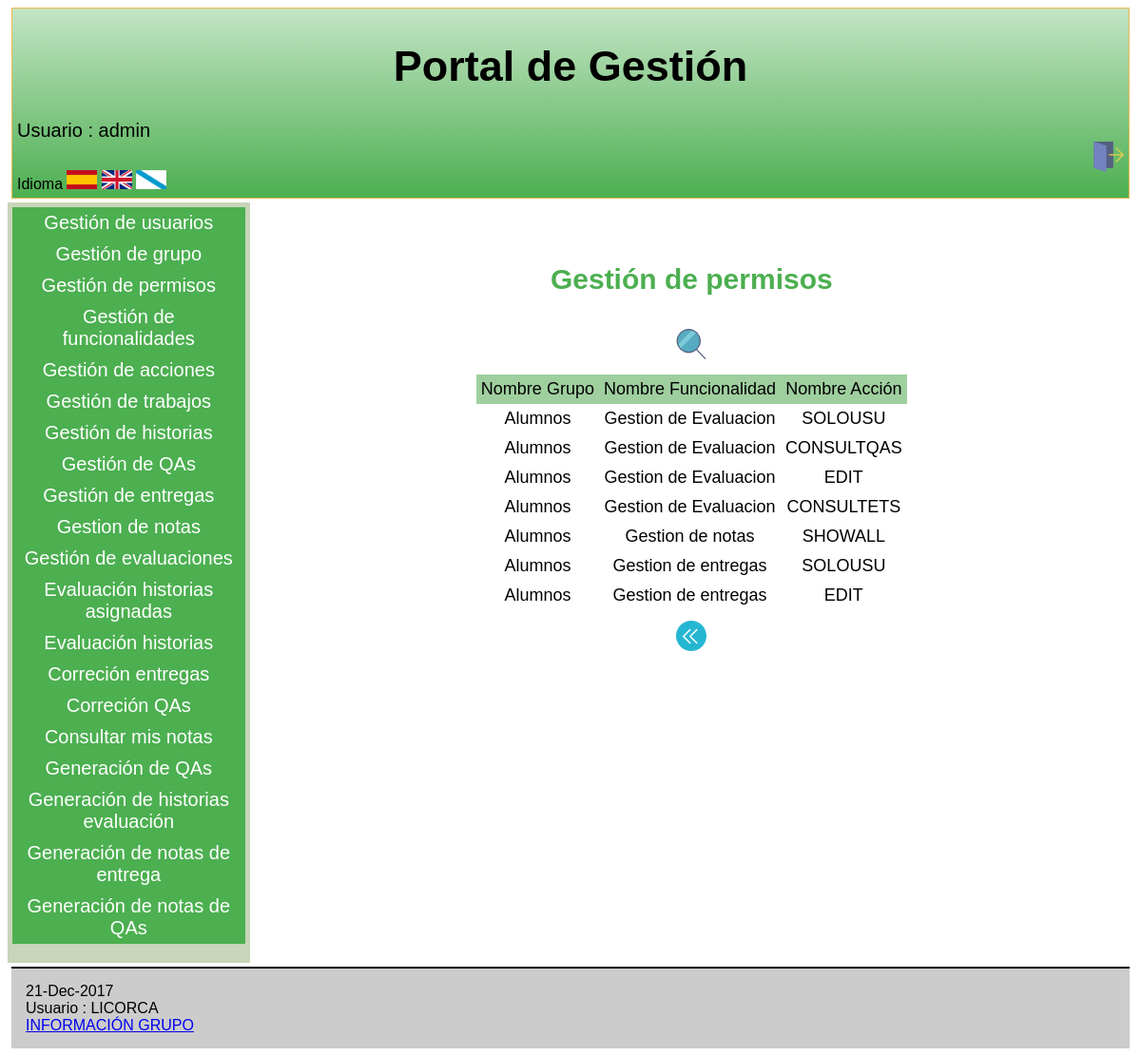
Page /Controllers/PERMISO_CONTROLLER.php (signed in) on the earlier database version.
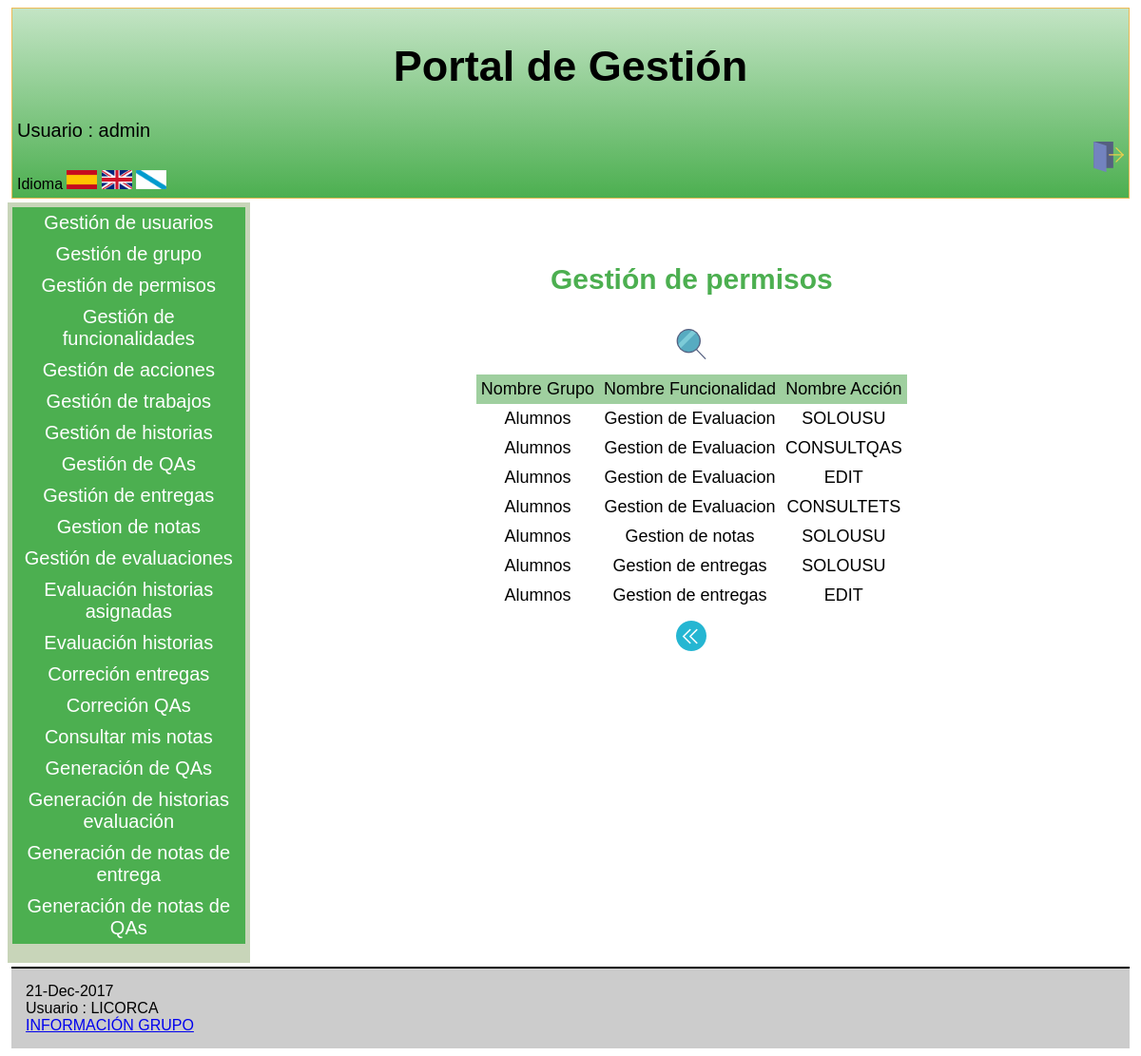
Same page on the later database version.
### tables this page shows
CREATE TABLE `PERMISO` (
  `IdGrupo` varchar(6) NOT NULL,  
  `IdFuncionalidad` varchar(6) NOT NULL,
  `IdAccion` varchar(6) NOT NULL
);

CREATE TABLE `GRUPO` (
  `IdGrupo` varchar(6) NOT NULL,
  `NombreGrupo` varchar(60) NOT NULL,
  `DescripGrupo` varchar(100) NOT NULL
);

CREATE TABLE `FUNCIONALIDAD` (
  `IdFuncionalidad` varchar(6) NOT NULL,
  `NombreFuncionalidad` varchar(60) NOT NULL,
  `DescripFuncionalidad` varchar(100) NOT NULL
);

CREATE TABLE `ACCION` (
  `IdAccion` varchar(6) NOT NULL,
  `NombreAccion` varchar(60) NOT NULL,
  `DescripAccion` varchar(100) NOT NULL
);

### Controllers/PERMISO_CONTROLLER.php (called while the page is built, shortened)
<?php
include '../Functions/Authentication.php';
include '../Models/PERMISO_MODEL.php';
include '../Models/USU_GRUPO_MODEL.php';
include '../Models/FUNCIONALIDAD_MODEL.php';
include '../Views/PERMISO/PERMISO_SHOWALL_View.php';
switch ( $_REQUEST[ 'action' ] ) {
	default:
		$USUARIO = new USU_GRUPO( $_SESSION[ 'login' ], '', '', '', '', '', '', '','');
		$ADMIN = $USUARIO->comprobarAdmin();
		if($ADMIN == true){
			if ( !$_POST ) {
				$PERMISO = new PERMISO_MODEL('', '', '', '','','');
			} else {
				$PERMISO = new PERMISO_MODEL('', '', '', '','','');
			}
			$datos = $PERMISO->SEARCH2();
			$lista = array( 'NombreGrupo','NombreFuncionalidad','NombreAccion');
			$ACL = $USUARIO->comprobarPermisos();
			new PERMISO_SHOWALL( $lista, $datos, $ACL ,true);
	}
}
?>

### Functions/Authentication.php (called while the page is built)
<?php
function IsAuthenticated(){
	if (!isset($_SESSION['login'])){
		return false;
	}
	else{
		return true;
	}
}
?>

### Functions/BdAdmin.php (called while the page is built, shortened)
<?php
function ConectarBD()
	{
	    $mysqli = new mysqli("localhost", "userET3", "passET3", "IUET32017");
		return $mysqli;
	}
?>

### Functions/permisosAcc.php (called while the page is built)
<?php
include_once '../Functions/BdAdmin.php';
include_once '../Models/USU_GRUPO_MODEL.php';
include_once '../Models/PERMISO_MODEL.php';
function permisosAcc( $login, $funcionalidad, $accion ) {
	$ADMIN = new USU_GRUPO( $login, '' );
	if ( !$ADMIN->comprobarAdmin() ) {
		$PERMISO = new PERMISO_MODEL( '', $funcionalidad, $accion,'','','' );
		return $PERMISO->comprobarPermisos( $login );
	} else {
		return true;
	}
}
?>

### Models/USU_GRUPO_MODEL.php (called while the page is built, shortened)
<?php
 include_once '../Functions/BdAdmin.php';
    class USU_GRUPO{
        var $login;
        var $mysqli;
        public function __construct($login, $IdGrupo){
            $this->login = $login;
            $this->mysqli=ConectarBD();
        }
   function comprobarAdmin(){
		$sql = "SELECT * FROM USU_GRUPO WHERE login = '$this->login' && IdGrupo = '00000A'";
		$resultado = $this->mysqli->query($sql);
		if($resultado->num_rows == 0){
			return false;
		}else{
			return true;
		}
   }
    }
?>

### Functions/comprobarAdministrador.php (called while the page is built)
<?php
include_once '../Functions/BdAdmin.php';
include_once '../Models/USU_GRUPO_MODEL.php';
function comprobarAdministrador($login){
	$ADMIN = new USU_GRUPO($login,'');
	return $ADMIN->comprobarAdmin();
}
?>

### Models/PERMISO_MODEL.php (called while the page is built, shortened)
<?php
    class PERMISO_MODEL{
        var $NombreGrupo;
        var $NombreFuncionalidad;
        var $NombreAccion;
        var $mysqli;
        function __construct($IdGrupo, $IdFuncionalidad, $IdAccion, $NombreGrupo, $NombreFuncionalidad, $NombreAccion){
            $this->NombreGrupo = $NombreGrupo;
            $this->NombreFuncionalidad = $NombreFuncionalidad;
            $this->NombreAccion = $NombreAccion;
            include_once '../Functions/BdAdmin.php';
            $this->mysqli=ConectarBD();
        }
function SEARCH2()
{
     $sql = "SELECT P.IdGrupo,G.NombreGrupo,P.IdFuncionalidad,F.NombreFuncionalidad,P.IdAccion,A.NombreAccion
                     FROM PERMISO P,GRUPO G,FUNCIONALIDAD F,FUNC_ACCION FA,ACCION A
                     WHERE (
                            G.IdGrupo = P.IdGrupo &&
                            F.IdFuncionalidad = P.IdFuncionalidad &&
                            A.IdAccion = P.IdAccion &&
                            F.IdFuncionalidad = FA.IdFuncionalidad &&
                            A.IdAccion = FA.IdAccion &&
                            F.NombreFuncionalidad LIKE '%$this->NombreFuncionalidad%' &&
                            A.NombreAccion LIKE '%$this->NombreAccion%' &&
                            G.NombreGrupo LIKE '%$this->NombreGrupo%'
                           )";
    if (!($resultado = $this->mysqli->query($sql))){
        return 'Error en la consulta sobre la base de datos, revise los campos introducidos';
    }
    else{
        return $resultado;
    }
}
    }
?>

### Views/PERMISO/PERMISO_SHOWALL_View.php (the view, shortened to what this page needs)
<?php
class PERMISO_SHOWALL {
	function __construct( $lista, $datos,$PERMISO,$admin) {
		$this->lista = $lista;
		$this->datos = $datos;
		$this->PERMISO = $PERMISO;
		$this->admin = $admin;
		$this->render($this->lista,$this->datos,$this->PERMISO,$this->admin);
	}
	function render($lista,$datos,$PERMISO,$admin){
		$this->datos = $datos;
$SEARCH=false;
	if($admin==true){
			    $SEARCH=true;
	}
	include '../Views/Header.php';
?>
		<div class="seccion">
			<h2>
				<?php echo $strings['Gestión de permisos'];?>
			</h2>
			<table>
				<tr>
<?php
					foreach ( $lista as $atributo ) {
?>
					<th>
						<?php echo $strings[$atributo]?>
					</th>
<?php
					}
?>
				</tr>
<?php
				while ( $fila = mysqli_fetch_array( $this->datos ) ) {
?>
				<tr>
<?php
					foreach ( $lista as $atributo ) {
?>
					<td>
<?php
							echo $fila[ $atributo ];
?>
					</td>
<?php
					}
?>
				</tr>
<?php
				}
?>
			<caption style="margin-bottom:10px;">
					<form action='../Controllers/PERMISO_CONTROLLER.php'>
<?php if($SEARCH==true){  ?>
						<button type="submit" name="action" value="SEARCH"><img src="../Views/icon/buscar.png" alt="BUSCAR" /></button>
<?php } ?>
					</form>
				</caption>
			</table>
			<form action='../Controllers/PERMISO_CONTROLLER.php' method="post">
				<button type="submit"><img src="../Views/icon/atras.png" alt="<?php echo $strings['Atras']?>" /></button>
			</form>
		</div>
<?php
		include '../Views/Footer.php';
		}
		}
?>

### Views/Header.php (shortened to what this page needs)
<?php
	include_once '../Functions/Authentication.php';
?>
<!doctype html>
<html lang="es">
<head>
	<link rel="stylesheet" type="text/css" media="screen" href="../Views/css/estilos.css" hreflang="es">
	<link rel="stylesheet" type="text/css" media="screen" href="../Views/js/tcal/tcal.css" hreflang="es">
</head>
<body>
 <header>
	<p style="text-align:center">
		<h1>
<?php
			echo $strings['Portal de Gestión'];
?>
		</h1>
	</p>
<?php
	if (IsAuthenticated()){
?>
		<p style="font-size:20px; ">
<?php
			echo $strings['Usuario'] . ' : ' . $_SESSION['login'] . '<br>';
?>
			<a href="../Functions/Desconectar.php" style="text-decoration:none"> <img src="../Views/icon/desconexion.png" width="32" height="32" alt="<?php echo $strings['Desconectarse']?>" style="float:right;"></a>
		</p>
<?php
	} else {
			echo $strings['Usuario no identificado'];
?>
		<a href = '../Controllers/Registro_Controller.php' ><img src="../Views/icon/registrarse.png" alt="<?php echo $strings['Registrar']?>" /></a>
<?php
	}
?>
	<form name='idiomform' action="../Functions/CambioIdioma.php" method="post">
		<?php echo $strings['idioma']; ?>
		<button type="submit"  name="idioma" value="SPANISH" ><img src="../Views/icon/banderaEspaña.jpg" alt="<?php echo $strings['Cambiar idioma a español']?>" width="32" height="20" style="display: block;"/></button>
		<button type="submit"  name="idioma" value="ENGLISH" ><img src="../Views/icon/banderaReinoUnido.png" alt="<?php echo $strings['Cambiar idioma a inglés']?>" width="32" height="20" style="display: block;"/></button>
		<button type="submit"  name="idioma" value="GALLEGO" ><img src="../Views/icon/banderaGalicia.png" alt="<?php echo $strings['Cambiar idioma a gallego']?>" width="32" height="20" style="display: block;"/></button>
	</form>
</header>
<div id = 'main'>
<?php
		include '../Views/admin_menuLateral.php';
?>
<article>

### Views/admin_menuLateral.php
	<?php
include_once '../Functions/permisosAcc.php';
include_once '../Functions/comprobarAdministrador.php';
?>
<nav>
	<ul class="menu">
		<?php if (isset($_SESSION['login'])) { ?>
		<?php if((permisosAcc($_SESSION['login'],1,5)==true)){ ?>
		<li>
			<a href="../Controllers/USUARIO_CONTROLLER.php" class="primerNivel"><?php echo $strings['Gestion de usuarios']; ?></a>
		</li>
		<?php }
	if((permisosAcc($_SESSION['login'],2,5)==true)){ ?>
		<li>
			<a href="../Controllers/GRUPO_CONTROLLER.php" class="primerNivel"><?php echo $strings['Gestion de grupo']; ?></a>
		</li>
		<?php }
	if((permisosAcc($_SESSION['login'],5,5)==true)){ ?>
		<li>
			<a href="../Controllers/PERMISO_CONTROLLER.php" class="primerNivel"><?php echo $strings['Gestión de permisos']; ?></a>
		</li>
		<?php }
	if((permisosAcc($_SESSION['login'],3,5)==true)){ ?>
		<li>
			<a href="../Controllers/FUNCIONALIDAD_CONTROLLER.php" class="primerNivel"><?php echo $strings['Gestion de funcionalidades']; ?></a>
		</li>
		<?php }
	if((permisosAcc($_SESSION['login'],4,5)==true)){ ?>
		<li>
			<a href="../Controllers/ACCION_CONTROLLER.php" class="primerNivel"><?php echo $strings['Gestion de acciones']; ?></a>
		</li>
		<?php }
	if((permisosAcc($_SESSION['login'],11,5)==true)){ ?>
		<li>
			<a href="../Controllers/TRABAJO_CONTROLLER.php" class="primerNivel"><?php echo $strings['Gestion de trabajos']; ?></a>
		</li>
		<?php }
	if((permisosAcc($_SESSION['login'],10,5)==true)){ ?>
		<li>
			<a href="../Controllers/HISTORIA_CONTROLLER.php" class="primerNivel"><?php echo $strings['Gestion de historias']; ?></a>
		</li>
		<?php }
	if((permisosAcc($_SESSION['login'],6,5)==true)){ ?>
		<li>
			<a href="../Controllers/ASIGNAC_QA_CONTROLLER.php" class="primerNivel"><?php echo $strings['Gestión de QAs']; ?></a>
		</li>
		<?php }
		 if(comprobarAdministrador($_SESSION['login']== true) || (permisosAcc($_SESSION['login'],8,10)==true)){?>
		<?php if(comprobarAdministrador($_SESSION['login'])==true){ ?>
		<li>
			<a href="../Controllers/ENTREGA_CONTROLLER.php" class="primerNivel"><?php echo $strings['Gestion de entregas']; ?></a>
		</li>
		<?php }else
		     if((permisosAcc($_SESSION['login'],8,10)==true)){ ?>
		<li>
			<a href="../Controllers/TRABAJO_CONTROLLER.php" class="primerNivel"><?php echo $strings['Gestion de entregas']; ?></a>
		</li>
		<?php } ?>
		<?php }
		 if((permisosAcc($_SESSION['login'],7,5)==true)){?>
		<li>
			<a href="../Controllers/NOTA_TRABAJO_CONTROLLER.php" class="primerNivel"><?php echo $strings['Gestion de notas']; ?></a>
		</li>
		<?php }
	if((permisosAcc($_SESSION['login'],12,5)==true)){ ?>
		<li>
			<a href="../Controllers/EVALUACION_CONTROLLER.php" class="primerNivel"><?php echo $strings['Gestion de evaluaciones']; ?></a>
		</li>
		<?php }
	if((permisosAcc($_SESSION['login'],12,10)==true)){ ?>
		<li>
			<a href="../Controllers/EVALUACION_CONTROLLER.php?action=EVALUACION_HISTORIAS_ASIGNADAS" class="primerNivel"><?php echo $strings['Evaluar Historias QA']; ?></a>
		</li>
		<?php }
	if((permisosAcc($_SESSION['login'],12,11)==true)){ ?>
		<li>
			<a href="../Controllers/EVALUACION_CONTROLLER.php?action=EVALUACION_HISTORIAS" class="primerNivel"><?php echo $strings['Evaluar Historias']; ?></a>
		</li>
		<?php }
		if(permisosAcc($_SESSION['login'],12,7)==true){ ?>
		<li>
			<a href="../Controllers/EVALUACION_CONTROLLER.php?action=MOSTRAR_CORRECCION_ET" class="primerNivel"><?php echo $strings['Correción entregas']; ?></a>
		</li>
		<?php }
		 if((permisosAcc($_SESSION['login'],12,14)==true)){?>
		<li>
			<a href="../Controllers/EVALUACION_CONTROLLER.php?action=MOSTRAR_CORRECCION_QA" class="primerNivel"><?php echo $strings['Consulta de correciones']; ?></a>
		</li>
		<?php }
		 if((permisosAcc($_SESSION['login'],7,10)==true)){?>
		<li>
			<a href="../Controllers/NOTA_TRABAJO_CONTROLLER.php?action=SHOWMISNOTAS" class="primerNivel"><?php echo $strings['Consultar mis notas']; ?></a>
		</li>
		<?php }
	if((permisosAcc($_SESSION['login'],6,8)==true)){ ?>
		<li>
			<a href="../Controllers/ASIGNAC_QA_CONTROLLER.php?action=GENERAR" class="primerNivel"><?php echo $strings['GENERACIÓN DE QAs']; ?></a>
		</li>
		<?php }
	if((permisosAcc($_SESSION['login'],6,9)==true)){ ?>
		<li>
			<a href="../Controllers/ASIGNAC_QA_CONTROLLER.php?action=HISTORIAS" class="primerNivel"><?php echo $strings['GENERACIÓN DE HISTORIAS EVALUACIÓN']; ?></a>
		</li>
		<?php }
	if((permisosAcc($_SESSION['login'],7,13)==true)){ ?>
		<li>
			<a href="../Controllers/NOTA_TRABAJO_CONTROLLER.php?action=GENERAR_NOTA_ENTREGA" class="primerNivel"><?php echo $strings['GENERACIÓN NOTAS ENTREGA']; ?></a>
		</li>
		<?php }
	if((permisosAcc($_SESSION['login'],7,8)==true)){ ?>
		<li>
			<a href="../Controllers/NOTA_TRABAJO_CONTROLLER.php?action=GENERAR_NOTA_QA" class="primerNivel"><?php echo $strings['GENERACIÓN NOTAS QA']; ?></a>
		</li>
		<?php } ?>
		<?php } ?>
	</ul>
</nav>

### Views/Footer.php (shortened to what this page needs)
</article>
 </div>
	<footer>
		<?php echo date("d-M-Y", mktime()); ?></br><?php if (IsAuthenticated()){  echo $strings['Usuario'] . ' : ' . 'LICORCA' . '<br>'; }?>
		<a href="../Views/INFO_GRUPO_ET.php"><?php echo $strings['INFORMACIÓN GRUPO'];?></a>
	</footer>
  </body>
</html>

### Views/css/estilos.css (style rules this page uses)
#main { min-height: 800px; margin: 0px; padding: 0px; display: -webkit-flex; display: flex; -webkit-flex-flow: row; flex-flow: row; z-index:1; }
#main > article { margin: 4px; padding: 5px; -webkit-flex: 3 1 60%; flex: 3 1 60%; -webkit-order: 2; order: 2; }
#main > nav { margin: 0px; padding: 5px; background-color: #C8D5B9; min-width: 180px; -webkit-flex: 1 6 15%; flex: 1 6 15%; -webkit-order: 1; order: 1; }
header { display: block; margin: 4px; padding: 5px; min-height: 100px; border: 1px solid #eebb55; background: linear-gradient(to top,rgba(76, 175, 80, 1) 0%, rgba(255, 255, 255, 1)150%); }
body { font-family: Arial; background: white; }
footer { display: block; margin: 4px; padding: 15px; border-top: 2px solid #000; background: #CCC; }
h1 { text-align:center; font-size: 45px; color: black; }
h2 { text-align:center; font-size: 30px; color: #4CAF50; }
p { text-align:justify; }
.menu { padding: 0; margin: 0; list-style-type: none; text-align: center; }
.primerNivel { color : white; text-decoration: none; display: block; padding: 5px; font-size: 20px; background-color: #4CAF50; }
table { padding:1px; margin-top:0px; border-spacing:0px; font-family: Arial; font-size: 20px; border: 0px solid #000; margin: 0 auto ; text-align: left; }
th,td { padding: 5px; text-align: center; font-size: 18px; border: 0px solid #000; }
th { background-color: #9fcf9f; font-weight:normal; border: 0px solid #000; }
.seccion { padding:10px; padding-bottom: 30px; margin: 20px; text-align:center; }
button { background-color:white; border: none; margin-top: 10px; padding:0px; }

Differences in the rows shown:
removed permiso: IdGrupo.NombreGrupo "Alumnos", IdFuncionalidad.NombreFuncionalidad "Gestion de notas", IdAccion.NombreAccion "SHOWALL"
added permiso: IdGrupo.NombreGrupo "Alumnos", IdFuncionalidad.NombreFuncionalidad "Gestion de notas", IdAccion.NombreAccion "SOLOUSU"
